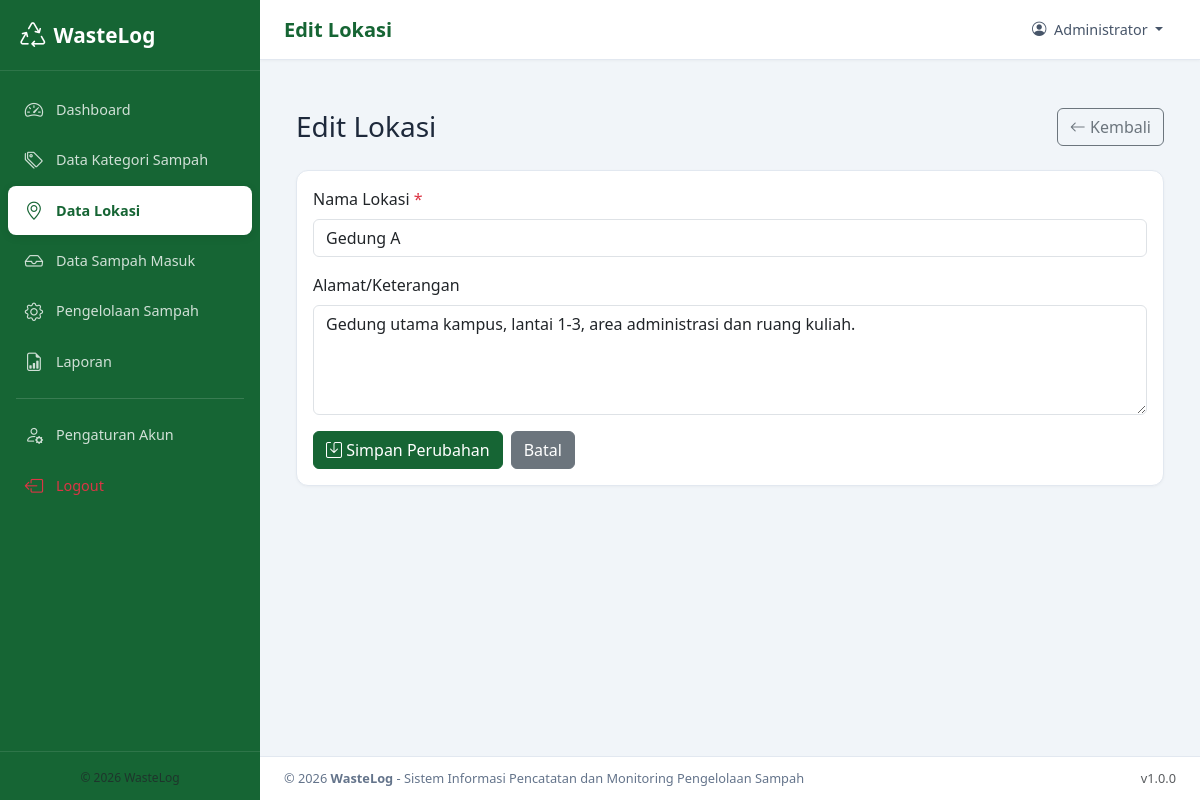
Screenshot of /lokasi/edit.php?id=1 (signed in) with the database file from the repository.
### tables this page shows
CREATE TABLE `lokasi` (
    `id`          INT NOT NULL AUTO_INCREMENT,
    `nama_lokasi` VARCHAR(100) NOT NULL,
    `alamat`      TEXT,
    `created_at`  TIMESTAMP DEFAULT CURRENT_TIMESTAMP,
    PRIMARY KEY (`id`)
);

### config/koneksi.php (called while the page is built, shortened)
<?php
function e(?string $str): string {
    return htmlspecialchars($str ?? '', ENT_QUOTES, 'UTF-8');
}

### lokasi/edit.php (the view, shortened to what this page needs)
<?php
require_once __DIR__ . '/../config/koneksi.php';
$id = isset($_GET['id']) ? (int)$_GET['id'] : 0;
$stmt = $pdo->prepare("SELECT * FROM lokasi WHERE id = :id");
$stmt->execute([':id' => $id]);
$lokasi = $stmt->fetch();
$nama_lokasi = $lokasi['nama_lokasi'];
$alamat = $lokasi['alamat'] ?? '';
require_once __DIR__ . '/../includes/header.php';
require_once __DIR__ . '/../includes/sidebar.php';
require_once __DIR__ . '/../includes/navbar.php';
?>
<div class="container-fluid py-4">
    <div class="d-flex justify-content-between align-items-center mb-4">
        <h1 class="h3 mb-0">Edit Lokasi</h1>
        <a href="<?= BASE_URL ?>/lokasi/index.php" class="btn btn-outline-secondary">
            <i class="bi bi-arrow-left"></i> Kembali
        </a>
    </div>
    <div class="card">
        <div class="card-body">
            <form method="POST" action="<?= BASE_URL ?>/lokasi/edit.php?id=<?= (int)$id ?>">
                <div class="mb-3">
                    <label for="nama_lokasi" class="form-label">Nama Lokasi <span class="text-danger">*</span></label>
                    <input type="text" class="form-control" id="nama_lokasi" name="nama_lokasi"
                           value="<?= e($nama_lokasi) ?>" required maxlength="100"
                           placeholder="Masukkan nama lokasi">
                </div>
                <div class="mb-3">
                    <label for="alamat" class="form-label">Alamat/Keterangan</label>
                    <textarea class="form-control" id="alamat" name="alamat"
                              rows="4" placeholder="Masukkan alamat atau keterangan lokasi (opsional)"><?= e($alamat) ?></textarea>
                </div>
                <div class="d-flex gap-2">
                    <button type="submit" class="btn btn-primary">
                        <i class="bi bi-save"></i> Simpan Perubahan
                    </button>
                    <a href="<?= BASE_URL ?>/lokasi/index.php" class="btn btn-secondary">Batal</a>
                </div>
            </form>
        </div>
    </div>
</div>
<?php require_once __DIR__ . '/../includes/footer.php'; ?>

### assets/css/style.css (style rules this page uses)
:root { --primary: #166534; --primary-light: #22C55E; --primary-dark: #14532d; --primary-bg: #f0fdf4; --sidebar-width: 260px; --navbar-height: 60px; --transition: 0.3s ease; }
* { box-sizing: border-box; }
body { font-family: 'Segoe UI', system-ui, -apple-system, sans-serif; background: #f1f5f9; color: #1e293b; margin: 0; min-height: 100vh; }
a { text-decoration: none; }
.card { border: 1px solid #e2e8f0; border-radius: 0.75rem; box-shadow: 0 1px 3px rgba(0,0,0,0.04); }
.btn-primary { background: var(--primary); border-color: var(--primary); }

### rows the page displays
lokasi: nama_lokasi "Gedung A", alamat "Gedung utama kampus, lantai 1-3, area administrasi dan ruang kuliah."

### other values shown
APP_NAME "WasteLog"
$page_title "Edit Lokasi"
$_SESSION['user_nama'] "Administrator"
